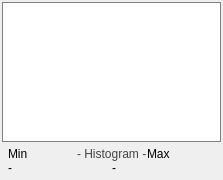
<?xml version="1.0" encoding="UTF-8"?>
<ui version="4.0">
 <class>HistogramWidget</class>
 <widget class="QWidget" name="HistogramWidget">
  <property name="geometry">
   <rect>
    <x>0</x>
    <y>0</y>
    <width>223</width>
    <height>180</height>
   </rect>
  </property>
  <property name="minimumSize">
   <size>
    <width>0</width>
    <height>180</height>
   </size>
  </property>
  <property name="windowTitle">
   <string>Form</string>
  </property>
  <property name="styleSheet">
   <string notr="true">QWidget#histogram_window_{
	border: 1px solid gray;
	background-color: white;

}

QLabel#label_3{
	color: rgb(68, 68, 68);
}</string>
  </property>
  <layout class="QHBoxLayout" name="horizontalLayout_4">
   <property name="spacing">
    <number>0</number>
   </property>
   <property name="margin">
    <number>0</number>
   </property>
   <item>
    <widget class="QWidget" name="base_" native="true">
     <layout class="QVBoxLayout" name="verticalLayout_2">
      <property name="spacing">
       <number>2</number>
      </property>
      <property name="margin">
       <number>2</number>
      </property>
      <item>
       <widget class="QWidget" name="histogram_window_" native="true">
        <property name="sizePolicy">
         <sizepolicy hsizetype="Preferred" vsizetype="MinimumExpanding">
          <horstretch>0</horstretch>
          <verstretch>0</verstretch>
         </sizepolicy>
        </property>
        <layout class="QHBoxLayout" name="histogramLayout">
         <property name="spacing">
          <number>0</number>
         </property>
         <property name="margin">
          <number>2</number>
         </property>
        </layout>
       </widget>
      </item>
      <item>
       <widget class="QWidget" name="widget_3" native="true">
        <property name="minimumSize">
         <size>
          <width>53</width>
          <height>0</height>
         </size>
        </property>
        <layout class="QVBoxLayout" name="verticalLayout">
         <property name="spacing">
          <number>0</number>
         </property>
         <property name="margin">
          <number>0</number>
         </property>
         <item>
          <widget class="QWidget" name="widget_4" native="true">
           <layout class="QHBoxLayout" name="horizontalLayout">
            <property name="spacing">
             <number>0</number>
            </property>
            <property name="leftMargin">
             <number>6</number>
            </property>
            <property name="topMargin">
             <number>3</number>
            </property>
            <property name="rightMargin">
             <number>6</number>
            </property>
            <property name="bottomMargin">
             <number>0</number>
            </property>
            <item>
             <widget class="QLabel" name="label">
              <property name="text">
               <string>Min</string>
              </property>
             </widget>
            </item>
            <item>
             <widget class="QLabel" name="label_3">
              <property name="text">
               <string>- Histogram -</string>
              </property>
             </widget>
            </item>
            <item>
             <widget class="QLabel" name="label_2">
              <property name="layoutDirection">
               <enum>Qt::RightToLeft</enum>
              </property>
              <property name="text">
               <string>Max</string>
              </property>
             </widget>
            </item>
           </layout>
          </widget>
         </item>
         <item>
          <widget class="QWidget" name="widget_5" native="true">
           <layout class="QHBoxLayout" name="horizontalLayout_2">
            <property name="spacing">
             <number>0</number>
            </property>
            <property name="leftMargin">
             <number>6</number>
            </property>
            <property name="topMargin">
             <number>0</number>
            </property>
            <property name="rightMargin">
             <number>6</number>
            </property>
            <property name="bottomMargin">
             <number>3</number>
            </property>
            <item>
             <widget class="QLabel" name="min">
              <property name="text">
               <string>-</string>
              </property>
             </widget>
            </item>
            <item>
             <widget class="QLabel" name="max">
              <property name="layoutDirection">
               <enum>Qt::RightToLeft</enum>
              </property>
              <property name="text">
               <string>-</string>
              </property>
             </widget>
            </item>
           </layout>
          </widget>
         </item>
        </layout>
       </widget>
      </item>
     </layout>
    </widget>
   </item>
  </layout>
 </widget>
 <resources/>
 <connections/>
</ui>
